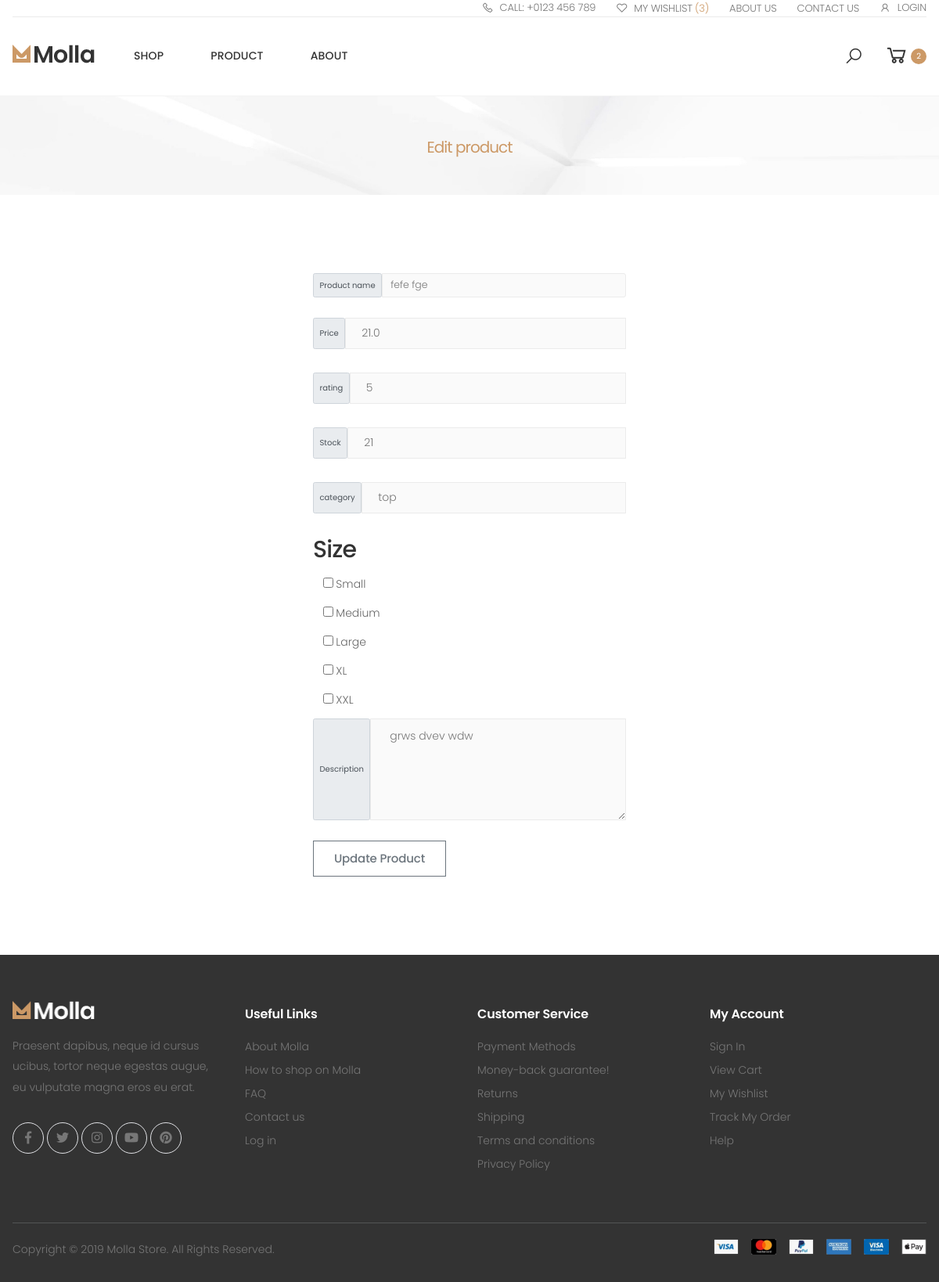
Before: /edit-product/1 with the older database file.
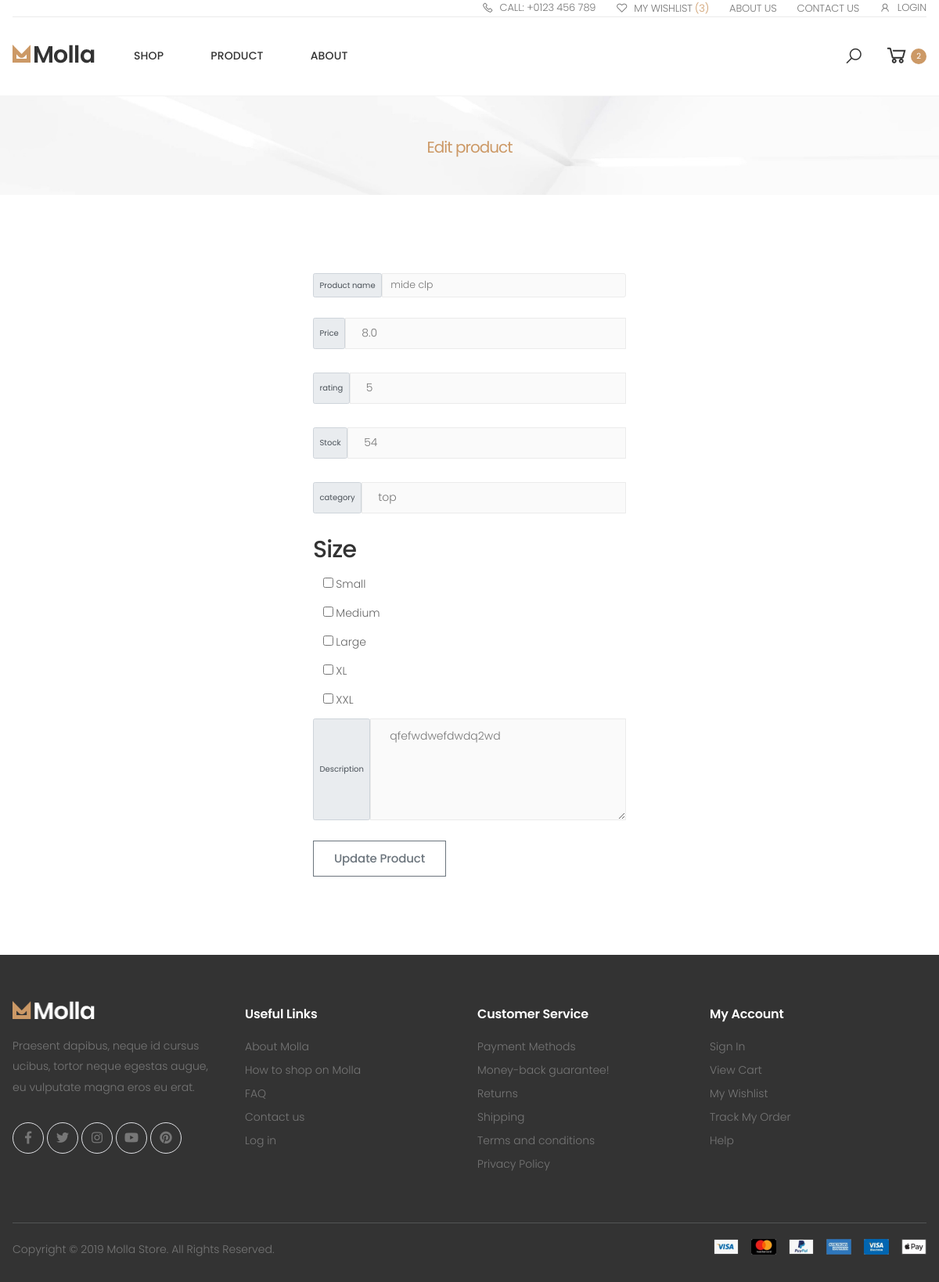
After: the same page with the newer database file.
### main.py (models this page shows)
class Products(db.Model):
    __tablename__ = "products"
    id = db.Column(db.Integer, primary_key=True)
    name = db.Column(db.String(250), nullable=True)
    price = db.Column(db.Float, nullable=True)
    stock = db.Column(db.Integer, nullable=True)
    description = db.Column(db.String(250), nullable=True)
    cart = relationship("Cart", back_populates="product")
    wishlist = relationship("Wishlist", back_populates="product")
    product_category = relationship("Category", back_populates="product")
    prod_image = relationship("Image", back_populates="product")
    prod_size = relationship("Size", back_populates="product")
    rating = relationship("Rating", back_populates="product_rating")

class Category(db.Model):
    __tablename__ = "categories"
    id = db.Column(db.Integer, primary_key=True)
    name = db.Column(db.String(250), nullable=True)
    product = relationship("Products", back_populates="product_category")
    product_id = db.Column(db.Integer, db.ForeignKey("products.id"), nullable=True)

### main.py (the view, shortened to what this page needs)
@app.route('/edit-product/<product_id>', methods=["POST", "GET"])
def edit_product(product_id):
    product = Products.query.get(product_id)
    print(product.description)
    update_product = {"id": product.id, "name": product.name, "price": product.price,
                      "rating": product.rating[0].number,
                      "category": product.product_category[0].name, "description": product.description,
                      "stock": product.stock, }
    print(update_product["rating"])
    return render_template("edit.html", product=update_product, user=current_user.is_authenticated)

### templates/edit.html (shortened to what this page needs)
{% include "header.html" %}
{% with messages=get_flashed_messages() %}
<body>
    <div class="page-header text-center" style="background-image: url('static/assets/images/page-header-bg.jpg')">
        <div class="container">
                <h1 class="page-title"><span>Edit product</span></h1>
        </div>
    </div>
    <div style="margin:100px 400px">
        <form action="{{url_for('edit_product', product_id=product['id'])}}" method="POST" enctype="multipart/form-data">
            <div class="input-group input-group-lg">
                <span class="input-group-text" id="inputGroup-sizing-lg">Product name</span>
                <input name="name" type="text" class="form-control" aria-label="Sizing example input" aria-describedby="inputGroup-sizing-lg" required value="{{product['name']}}">
            </div><br>
            <div class="input-group mb-3">
                <span class="input-group-text" id="inputGroup-sizing-default">Price</span>
                <input type="text" name="price" class="form-control" aria-label="Sizing example input" aria-describedby="inputGroup-sizing-default" required value="{{product['price']}}">
            </div>
            <div class="input-group mb-3">
                <span class="input-group-text" id="inputGroup-sizing-default5">rating</span>
                <input type="text" name="rating" class="form-control" aria-label="Sizing example input" aria-describedby="inputGroup-sizing-default5" required value="{{product['rating']}}">
            </div>
            <div class="input-group mb-3">
                <span class="input-group-text" id="inputGroup-sizing-default2">Stock</span>
                <input type="text" name="stock" class="form-control" aria-label="Sizing example input" aria-describedby="inputGroup-sizing-default2" required value="{{product['stock']}}">
            </div>
            <div class="input-group mb-3">
                <span class="input-group-text" id="inputGroup-sizing-default4">category</span>
                <input type="text" name="category" class="form-control" aria-label="Sizing example input" aria-describedby="inputGroup-sizing-default4" required value="{{product['category']}}">
            </div>
            <h3>Size</h3>
            <div class="form-check">
               <input type="checkbox" value="" id="flexCheckDefault" name="small">
               <label for="flexCheckDefault">
                    Small
               </label>
            </div>
            <div class="form-check">
               <input type="checkbox" value="" id="flexCheckDefault1" name="medium">
               <label  for="flexCheckDefault1">
                    Medium
              </label>
            </div>
            <div class="form-check">
               <input type="checkbox" value="" id="flexCheckDefault2" name="large">
               <label for="flexCheckDefault2">
                    Large
              </label>
            </div>
            <div class="form-check">
               <input type="checkbox" value="" id="flexCheckDefault3" name="xl">
               <label for="flexCheckDefault3">
                    XL
              </label>
            </div>
            <div class="form-check">
               <input type="checkbox" value="" id="flexCheckDefault4" name="xxl">
               <label for="flexCheckDefault4">
                    XXL
              </label>
           </div>
            <div class="input-group">
                <span class="input-group-text">Description</span>
                <textarea class="form-control" name="desc" aria-label="With textarea" required> {{product.description}}</textarea>
            </div><br>
                <button type="submit" class="btn btn-outline-secondary btn-lg">Update Product</button>
        </form>
    </div>
</body>
{% include 'footer.html' %}
{% endwith %}

### templates/header.html (shortened to what this page needs)
<!DOCTYPE html>
<html lang="en">
<head>
    <link rel="stylesheet" href="{{url_for('static', filename='assets/css/bootstrap.min.css')}}">
    <link rel="stylesheet" href="{{url_for('static', filename='assets/css/plugins/owl-carousel/owl.carousel.css')}}">
    <link rel="stylesheet" href="{{url_for('static', filename='assets/css/plugins/magnific-popup/magnific-popup.css')}}">
    <link rel="stylesheet" href="{{url_for('static', filename='assets/css/style.css')}}">
</head>
<body>
        <header class="header">
            <div class="header-top">
                <div class="container">
                    <div class="header-right">
                        <ul class="top-menu">
                            <li>
                                <ul>
                                    <li><a href="tel:#"><i class="icon-phone"></i>Call: +0123 456 789</a></li>
                                    <li><a href="{{url_for('wishlist')}}"><i class="icon-heart-o"></i>My Wishlist <span>(3)</span></a></li>
                                    <li><a href="about.html">About Us</a></li>
                                    <li><a href="contact.html">Contact Us</a></li>
                                    {% if user %}
                                        <li><a href="{{url_for('account')}}"><i class="icon-user"></i>My account</a></li>
                                        <li><a href="{{url_for('logout')}}"><i class="icon-user"></i>LOG out</a></li>
                                    {% else %}
                                        <li><a href="{{url_for('login')}}"><i class="icon-user"></i>Login</a></li>
                                    {% endif %}
                                </ul>
                            </li>
                        </ul>
                    </div>
                </div>
            </div>
            <div class="header-middle sticky-header">
                <div class="container">
                    <div class="header-left">
                        <a href="{{url_for('home')}}" class="logo">
                            <img src="{{url_for('static', filename='assets/images/logo.png')}}" alt="Molla Logo" width="105" height="25">
                        </a>
                        <nav class="main-nav">
                            <ul class="menu sf-arrows">
                                <li>
                                    <a href="{{url_for('shop')}}">Shop</a>
                                </li>
                                <li>
                                    <a href="product.html">Product</a>
                                </li>
                                <li>
                                    <a href="blog.html">About</a>
                                </li>
                            </ul>
                        </nav>
                    </div>
                    <div class="header-right">
                        <div class="header-search">
                            <a href="#" class="search-toggle" role="button" title="Search"><i class="icon-search"></i></a>
                        </div>
                        <div class="dropdown cart-dropdown">
                            <a href="#" class="dropdown-toggle" role="button" data-toggle="dropdown" aria-haspopup="true" aria-expanded="false" data-display="static">
                                <i class="icon-shopping-cart"></i>
                                <span class="cart-count">2</span>
                            </a>
                        </div>
                    </div>
                </div>
            </div>
        </header>
</body>
</html>

### templates/footer.html (shortened to what this page needs)
 <footer class="footer footer-dark">
        	<div class="footer-middle">
	            <div class="container">
	            	<div class="row">
	            		<div class="col-sm-6 col-lg-3">
	            			<div class="widget widget-about">
	            				<img src="{{url_for('static', filename='assets/images/logo-footer.png')}}" class="footer-logo" alt="Footer Logo" width="105" height="25">
	            				<p>Praesent dapibus, neque id cursus ucibus, tortor neque egestas augue, eu vulputate magna eros eu erat. </p>
	            				<div class="social-icons">
	            					<a href="#" class="social-icon" title="Facebook" target="_blank"><i class="icon-facebook-f"></i></a>
	            					<a href="#" class="social-icon" title="Twitter" target="_blank"><i class="icon-twitter"></i></a>
	            					<a href="#" class="social-icon" title="Instagram" target="_blank"><i class="icon-instagram"></i></a>
	            					<a href="#" class="social-icon" title="Youtube" target="_blank"><i class="icon-youtube"></i></a>
	            					<a href="#" class="social-icon" title="Pinterest" target="_blank"><i class="icon-pinterest"></i></a>
	            				</div>
	            			</div>
	            		</div>
	            		<div class="col-sm-6 col-lg-3">
	            			<div class="widget">
	            				<h4 class="widget-title">Useful Links</h4>
	            				<ul class="widget-list">
	            					<li><a href="about.html">About Molla</a></li>
	            					<li><a href="#">How to shop on Molla</a></li>
	            					<li><a href="#">FAQ</a></li>
	            					<li><a href="contact.html">Contact us</a></li>
	            					<li><a href="login.html">Log in</a></li>
	            				</ul>
	            			</div>
	            		</div>
	            		<div class="col-sm-6 col-lg-3">
	            			<div class="widget">
	            				<h4 class="widget-title">Customer Service</h4>
	            				<ul class="widget-list">
	            					<li><a href="#">Payment Methods</a></li>
	            					<li><a href="#">Money-back guarantee!</a></li>
	            					<li><a href="#">Returns</a></li>
	            					<li><a href="#">Shipping</a></li>
	            					<li><a href="#">Terms and conditions</a></li>
	            					<li><a href="#">Privacy Policy</a></li>
	            				</ul>
	            			</div>
	            		</div>
	            		<div class="col-sm-6 col-lg-3">
	            			<div class="widget">
	            				<h4 class="widget-title">My Account</h4>
	            				<ul class="widget-list">
	            					<li><a href="#">Sign In</a></li>
	            					<li><a href="cart.html">View Cart</a></li>
	            					<li><a href="#">My Wishlist</a></li>
	            					<li><a href="#">Track My Order</a></li>
	            					<li><a href="#">Help</a></li>
	            				</ul>
	            			</div>
	            		</div>
	            	</div>
	            </div>
	        </div>
	        <div class="footer-bottom">
	        	<div class="container">
	        		<p class="footer-copyright">Copyright © 2019 Molla Store. All Rights Reserved.</p>
	        		<figure class="footer-payments">
	        			<img src="{{url_for('static', filename='assets/images/payments.png')}}" alt="Payment methods" width="272" height="20">
	        		</figure>
	        	</div>
	        </div>
 </footer>

Changed rows visible on the page:
changed Products: name "fefe fge" → "mide clp"; price "21.0" → "8.0"; desc "grws dvev wdw" → "qfefwdwefdwdq2wd"
Other visible differences:
form field stock: "21" → "54"
